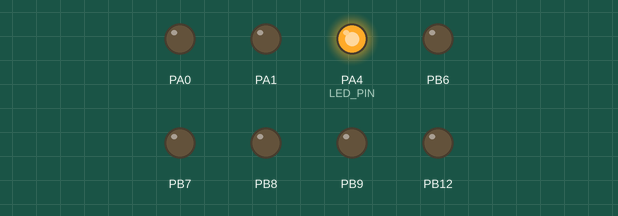
Recording of a program running on a simulated STM32 Blue Pill. On the bench: output pins drawn as LEDs (lit = HIGH).

Above: at 3.5 s.
At 8.65 s:
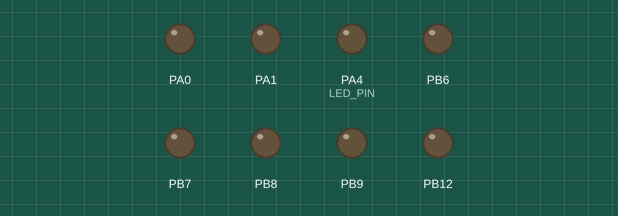
Timing chart, 0 to 9.1 s (numbered marks = the images above):
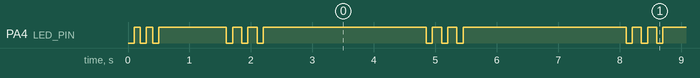

The program:

main.cpp
```cpp
#include <Arduino.h>
#include <Wire.h>

// STM32F103 I2C2: SDA = PB11, SCL = PB10.
TwoWire sensorBus(PB11, PB10);

constexpr pin_size_t LED_PIN = PA4;

void blink(unsigned int onMs, unsigned int offMs)
{
    // This board's PA4 user LED is active-low.
    digitalWrite(LED_PIN, LOW);
    delay(onMs);
    digitalWrite(LED_PIN, HIGH);
    delay(offMs);
}

void setup()
{
    // Keep the TB6612-style driver in standby for this sensor-only test.
    pinMode(PB12, OUTPUT);
    digitalWrite(PB12, LOW);
    pinMode(PA0, OUTPUT); pinMode(PA1, OUTPUT);
    analogWrite(PA0, 0); analogWrite(PA1, 0);
    pinMode(PB6, OUTPUT); pinMode(PB7, OUTPUT);
    pinMode(PB8, OUTPUT); pinMode(PB9, OUTPUT);
    digitalWrite(PB6, LOW); digitalWrite(PB7, LOW);
    digitalWrite(PB8, LOW); digitalWrite(PB9, LOW);
    pinMode(LED_PIN, OUTPUT);
    digitalWrite(LED_PIN, HIGH);

    // I2C uses open-drain signaling. Pull-ups belong on the sensor's 5 V bus
    // when only the 5 V-tolerant PB10/PB11 pins are connected directly.
    sensorBus.begin();
    sensorBus.setClock(100000);

    // An unmistakable boot marker, distinct from the old 0.5 s blink sketch.
    for (uint8_t n = 0; n < 3; ++n) {
        blink(100, 100);
    }
    delay(1000);
}

void loop()
{
    bool found = false;
    // Ganv's default address is 0x4C; AD0/AD1 jumpers allow 0x4D..0x4F.
    for (uint8_t address = 0x4C; address <= 0x4F; ++address) {
        sensorBus.beginTransmission(address);
        if (sensorBus.endTransmission() == 0) {
            found = true;
            break;
        }
    }

    if (found) {
        // Three short flashes followed by a long pause: I2C answered.
        for (uint8_t n = 0; n < 3; ++n) {
            blink(100, 150);
        }
        delay(2500);
    } else {
        // Three-second ON/OFF cycle: no sensor answered.
        blink(3000, 3000);
    }
}
```

Measured:
- by itself, PA4 (LED_PIN): moves between LOW and HIGH, repeating every 52.0 s
- by itself, everything shown: repeats every 3.3 s, in 4 steps
